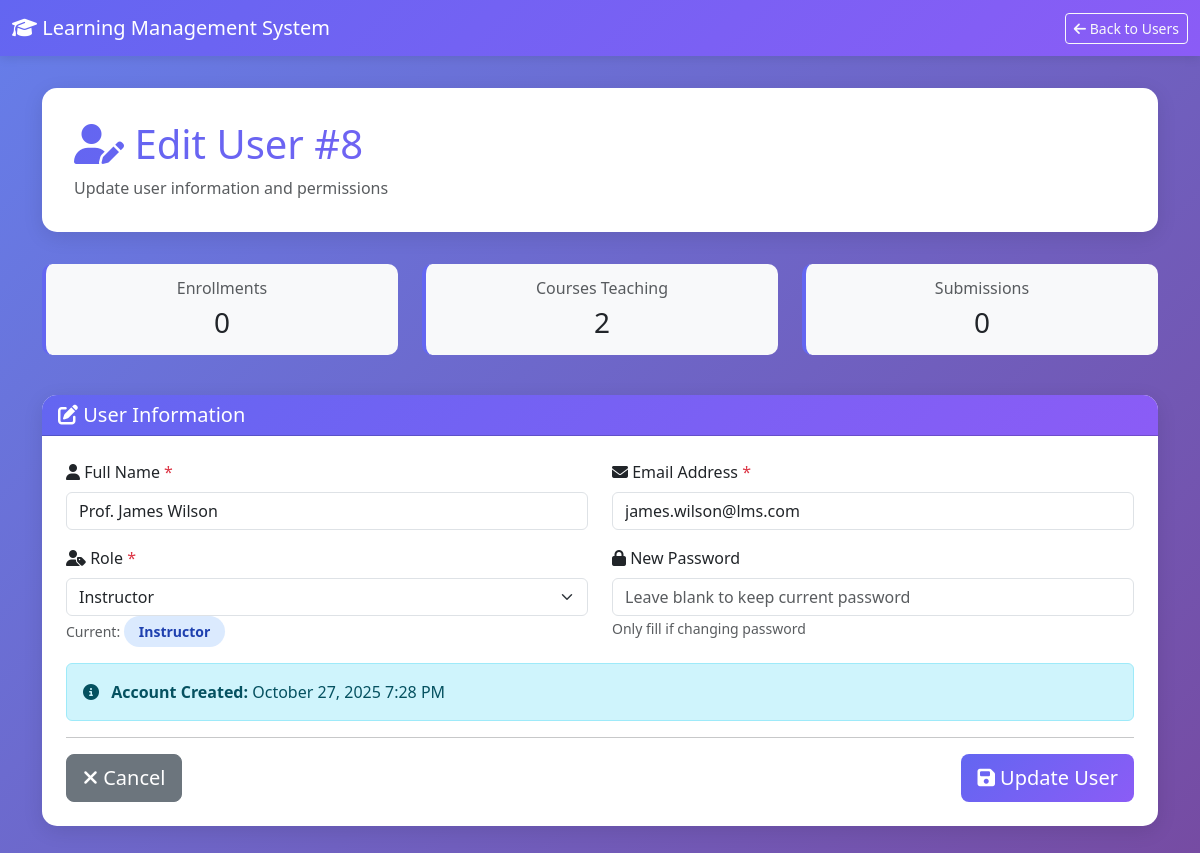
Screenshot of /edit_user.php?id=8 with the database file from the repository.
### tables this page shows
CREATE TABLE users (
    user_id INT PRIMARY KEY AUTO_INCREMENT,
    name VARCHAR(100) NOT NULL,
    email VARCHAR(100) UNIQUE NOT NULL,
    password VARCHAR(255) NOT NULL,
    role ENUM('student', 'instructor', 'admin') DEFAULT 'student',
    created_at TIMESTAMP DEFAULT CURRENT_TIMESTAMP,
    INDEX idx_email (email),
    INDEX idx_role (role)
);

### edit_user.php (the view, shortened to what this page needs)
<?php
require_once 'config/database.php';
$user_id = isset($_GET['id']) ? $_GET['id'] : die('ERROR: No user ID provided');
if (!isset($user)) {
    $query = "SELECT * FROM users WHERE user_id = :user_id";
    $stmt = $pdo->prepare($query);
    $stmt->bindParam(':user_id', $user_id);
    $stmt->execute();
    $user = $stmt->fetch();
}
$stats_query = "SELECT
    (SELECT COUNT(*) FROM enrollments WHERE student_id = :user_id) as enrollments_count,
    (SELECT COUNT(*) FROM courses WHERE instructor_id = :user_id) as courses_taught,
    (SELECT COUNT(*) FROM submissions WHERE student_id = :user_id) as submissions_count
";
$stmt = $pdo->prepare($stats_query);
$stmt->bindParam(':user_id', $user_id);
$stmt->execute();
$stats = $stmt->fetch();
?>
<!DOCTYPE html>
<html lang="en">
<head>
    <link href="https://cdn.jsdelivr.net/npm/bootstrap@5.3.0/dist/css/bootstrap.min.css" rel="stylesheet">
    <link href="https://cdnjs.cloudflare.com/ajax/libs/font-awesome/6.4.0/css/all.min.css" rel="stylesheet">
</head>
<body>
    <nav class="navbar navbar-expand-lg navbar-dark">
        <div class="container-fluid">
            <a class="navbar-brand" href="index.php">
                <i class="fas fa-graduation-cap"></i> Learning Management System
            </a>
            <div class="ms-auto">
                <a href="users.php" class="btn btn-outline-light btn-sm">
                    <i class="fas fa-arrow-left"></i> Back to Users
                </a>
            </div>
        </div>
    </nav>
    <div class="container mt-4">
        <div class="page-header">
            <h1><i class="fas fa-user-edit"></i> Edit User #<?php echo $user_id; ?></h1>
            <p class="text-muted mb-0">Update user information and permissions</p>
        </div>
        <div class="row mb-4">
            <div class="col-md-4 mb-3">
                <div class="stat-card">
                    <h6 class="text-muted mb-2">Enrollments</h6>
                    <h3 class="mb-0"><?php echo $stats['enrollments_count']; ?></h3>
                </div>
            </div>
            <div class="col-md-4 mb-3">
                <div class="stat-card">
                    <h6 class="text-muted mb-2">Courses Teaching</h6>
                    <h3 class="mb-0"><?php echo $stats['courses_taught']; ?></h3>
                </div>
            </div>
            <div class="col-md-4 mb-3">
                <div class="stat-card">
                    <h6 class="text-muted mb-2">Submissions</h6>
                    <h3 class="mb-0"><?php echo $stats['submissions_count']; ?></h3>
                </div>
            </div>
        </div>
        <div class="card form-card">
            <div class="card-header text-white">
                <h5 class="mb-0"><i class="fas fa-edit"></i> User Information</h5>
            </div>
            <div class="card-body p-4">
                <form method="POST">
                    <div class="row">
                        <div class="col-md-6 mb-3">
                            <label for="name" class="form-label">
                                <i class="fas fa-user"></i> Full Name <span class="text-danger">*</span>
                            </label>
                            <input type="text"
                                   name="name"
                                   id="name"
                                   class="form-control"
                                   value="<?php echo htmlspecialchars($user['name']); ?>"
                                   required>
                        </div>
                        <div class="col-md-6 mb-3">
                            <label for="email" class="form-label">
                                <i class="fas fa-envelope"></i> Email Address <span class="text-danger">*</span>
                            </label>
                            <input type="email"
                                   name="email"
                                   id="email"
                                   class="form-control"
                                   value="<?php echo htmlspecialchars($user['email']); ?>"
                                   required>
                        </div>
                        <div class="col-md-6 mb-3">
                            <label for="role" class="form-label">
                                <i class="fas fa-user-tag"></i> Role <span class="text-danger">*</span>
                            </label>
                            <select name="role" id="role" class="form-select" required>
                                <option value="instructor" <?php echo ($user['role'] === 'instructor') ? 'selected' : ''; ?>>Instructor</option>
                            </select>
                            <small class="text-muted">Current: <span class="role-badge role-<?php echo $user['role']; ?>"><?php echo ucfirst($user['role']); ?></span></small>
                        </div>
                        <div class="col-md-6 mb-3">
                            <label for="password" class="form-label">
                                <i class="fas fa-lock"></i> New Password
                            </label>
                            <input type="password"
                                   name="password"
                                   id="password"
                                   class="form-control"
                                   placeholder="Leave blank to keep current password">
                            <small class="text-muted">Only fill if changing password</small>
                        </div>
                    </div>
                    <div class="alert alert-info">
                        <i class="fas fa-info-circle me-2"></i>
                        <strong>Account Created:</strong> <?php echo date('F d, Y g:i A', strtotime($user['created_at'])); ?>
                    </div>
                    <hr>
                    <div class="d-flex justify-content-between">
                        <a href="users.php" class="btn btn-secondary btn-lg">
                            <i class="fas fa-times"></i> Cancel
                        </a>
                        <button type="submit" class="btn btn-primary btn-lg">
                            <i class="fas fa-save"></i> Update User
                        </button>
                    </div>
                </form>
            </div>
        </div>
    </div>
</body>
</html>

### edit_user.php (style rules this page uses)
body { background: linear-gradient(135deg, #667eea 0%, #764ba2 100%); min-height: 100vh; padding-bottom: 50px; }
.navbar { background: linear-gradient(135deg, #6366f1 0%, #8b5cf6 100%); box-shadow: 0 2px 10px rgba(0,0,0,0.1); }
.page-header { background: white; padding: 2rem; border-radius: 15px; margin: 2rem 0; box-shadow: 0 5px 20px rgba(0,0,0,0.1); }
.page-header h1 { background: linear-gradient(135deg, #6366f1 0%, #8b5cf6 100%); -webkit-background-clip: text; -webkit-text-fill-color: transparent; background-clip: text; }
.form-card { border: none; border-radius: 15px; box-shadow: 0 5px 20px rgba(0,0,0,0.1); }
.card-header { background: linear-gradient(135deg, #6366f1 0%, #8b5cf6 100%); border-radius: 15px 15px 0 0 !important; }
.btn-primary { background: linear-gradient(135deg, #6366f1 0%, #8b5cf6 100%); border: none; }
.stat-card { background: #f8f9fa; padding: 15px; border-radius: 10px; text-align: center; border-left: 4px solid #6366f1; }
.role-badge { display: inline-block; padding: 5px 15px; border-radius: 20px; font-weight: 600; }
.role-instructor { background: #dbeafe; color: #1e40af; }

### rows the page displays
users: name "Prof. James Wilson", email "james.wilson@lms.com", role "Instructor", created_at "October 27, 2025 7:28 PM"

### other values shown
$user_id "8"
$stats['enrollments_count'] "0"
$stats['courses_taught'] "2"
$stats['submissions_count'] "0"
